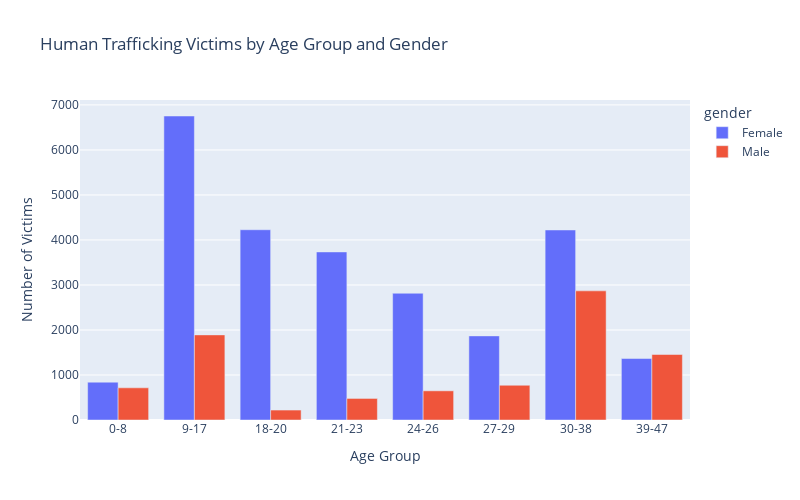

Notebook source saved alongside this figure:
### Markdown cell above
The numerical variables are actually binary categorical aside from a few. They only fluctuate between 0 and 1

### Code cell
# Clean up ageBroad formatting
df['ageBroad'] = df['ageBroad'].str.replace('--', '-', regex=False)

# Add victim count column
df['Victims'] = 1

# Filter out missing values
filtered_df = df[df['ageBroad'].notna()]

# Group and count
grouped = filtered_df.groupby(['gender', 'ageBroad'])['Victims'].sum().reset_index()

# Define proper order of age groups
age_order = ['0-8', '9-17', '18-20', '21-23', '24-26', '27-29', '30-38', '39-47', '48-56', '57+']
grouped['ageBroad'] = pd.Categorical(grouped['ageBroad'], categories=age_order, ordered=True)
grouped = grouped.sort_values(['ageBroad'])

# Plot
fig = px.bar(
    grouped,
    x='ageBroad',
    y='Victims',
    color='gender',
    barmode='group',
    title='Human Trafficking Victims by Age Group and Gender',
    labels={'Victims': 'Number of Victims', 'ageBroad': 'Age Group'}
)

fig.update_layout(width=800, height=500)
fig.show()

### Figure 1 — Plotly figure (JSON) as saved in the notebook; plotly's stock layout.template omitted (floating-point values rounded to 4 significant figures)
{"data": [{"alignmentgroup": "True", "hovertemplate": "gender=Female<br>Age Group=%{x}<br>Number of Victims=%{y}<extra></extra>", "legendgroup": "Female", "marker": {"color": "#636efa", "pattern": {"shape": ""}}, "name": "Female", "offsetgroup": "Female", "orientation": "v", "showlegend": true, "textposition": "auto", "type": "bar", "x": ["0-8", "9-17", "18-20", "21-23", "24-26", "27-29", "30-38", "39-47", null], "xaxis": "x", "y": [841, 6754, 4227, 3734, 2816, 1869, 4222, 1366, 865], "yaxis": "y"}, {"alignmentgroup": "True", "hovertemplate": "gender=Male<br>Age Group=%{x}<br>Number of Victims=%{y}<extra></extra>", "legendgroup": "Male", "marker": {"color": "#EF553B", "pattern": {"shape": ""}}, "name": "Male", "offsetgroup": "Male", "orientation": "v", "showlegend": true, "textposition": "auto", "type": "bar", "x": ["0-8", "9-17", "18-20", "21-23", "24-26", "27-29", "30-38", "39-47", null], "xaxis": "x", "y": [715, 1891, 221, 479, 648, 772, 2869, 1455, 695], "yaxis": "y"}], "layout": {"barmode": "group", "height": 500, "legend": {"title": {"text": "gender"}, "tracegroupgap": 0}, "title": {"text": "Human Trafficking Victims by Age Group and Gender"}, "width": 800, "xaxis": {"anchor": "y", "domain": [0, 1], "title": {"text": "Age Group"}}, "yaxis": {"anchor": "x", "domain": [0, 1], "title": {"text": "Number of Victims"}}}}
